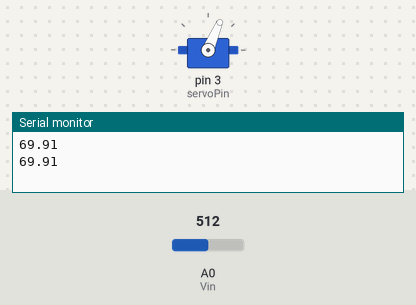
The sketch below on a simulated Arduino Uno, built with avr-gcc and run on an emulated ATmega328P. Parts: servo, the last lines printed to the serial monitor. Inputs (shaded band) come from the test bench; at power-on: A0 (Vin) = 512.

Above: at 2.8 s.
2.9 s: A0 (Vin) set to 716
4.5 s: A0 (Vin) set to 511
At 5.6 s:
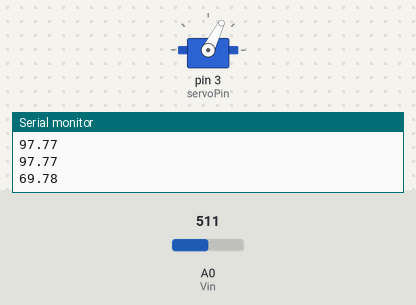
8.7 s: A0 (Vin) set to 306
At 10.0 s:
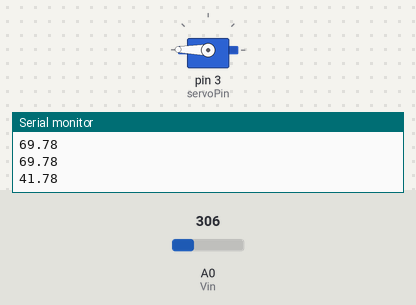
10.5 s: A0 (Vin) set to 900
At 11.6 s:
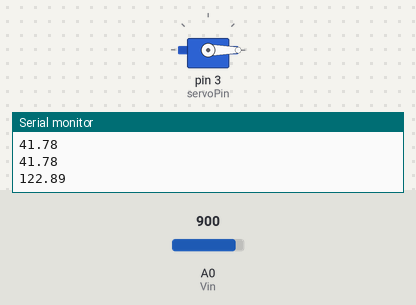
Timing chart, 0 to 13.5 s (numbered marks = the images above; inputs shaded):
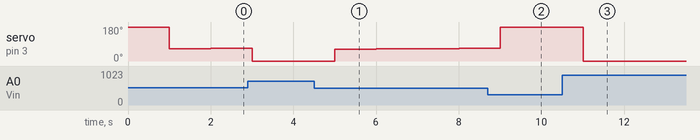

The sketch:

pt_100_2.ino
```cpp
/* This code calculates the temperature using a PT100,
 * Written by Roboro
 * Github: https://github.com/RonanB96/Read-Temp-From-PT100-With-Arduino
 * Circuit: https://circuits.io/circuits/2962051-reading-temperature-from-pt100/
 * Blog: https://roboroblog.wordpress.com
 * Instrustable Post:http://www.instructables.com/id/Reading-Temperature-From-PT100-Using-Arduino/
  */

// You'll need to download this timer library from here
// http://www.doctormonk.com/search?q=timer
#include <Servo.h>
#include "Timer.h"
#include <Wire.h>
int servoPin = 3;
// Define Variables
float V;
float temp;
float Rx;
Servo Servo1;

// Variables to convert voltage to resistance
float C = 100;
float slope = 10.756;

// Variables to convert resistance to temp
float R0 = 100.0;
float alpha = 0.00385;

int Vin = A0; // Vin is Analog Pin A0

Timer t; // Define Timer object


int temp_read_Delay = 500;
int real_temperature = 0;
int setpoint = 80;


float PID_error = 0;
float previous_error = 0;
float elapsedTime, Time, timePrev;
int PID_value = 0;
//PID constants
int kp = 203;   int ki= 7.2;   int kd = 1.04;
int PID_p = 0;    int PID_i = 0;    int PID_d = 0;

void setup() {
  Serial.begin(9600); // Set Baudrate at 9600
  pinMode(Vin,INPUT); // Make Vin Input
  t.every(100,takeReading); // Take Reading Every 100ms
   Servo1.attach(servoPin);
}

void loop() {
  t.update(); // Update Timer

  PID_error = setpoint - temp;        //Calculate the pid ERROR

    if(PID_error > 30)                              //integral constant will only affect errors below 30ºC
    {PID_i = 0;}

    PID_p = kp * PID_error;                         //Calculate the P value
    PID_i = PID_i + (ki * PID_error);               //Calculate the I value
    timePrev = Time;                    // the previous time is stored before the actual time read
    Time = millis();                    // actual time read
    elapsedTime = (Time - timePrev) / 1000;
    PID_d = kd*((PID_error - previous_error)/elapsedTime);  //Calculate the D value
    PID_value = PID_p + PID_i + PID_d;  //Calculate total PID value

if(PID_value < 0)
    {      PID_value = 0;       }
    if(PID_value > 7400)
    {      PID_value = 7400;    }

   Servo1.write(PID_value*0.02432);
  delay(1000);
}

void takeReading(){
  // Bits to Voltage
  V = (analogRead(Vin)/1023.0)*5.0; // (bits/2^n-1)*Vmax
  // Voltage to resistance
  Rx = V*slope+C; //y=mx+c
  // Resistance to Temperature
  temp= (Rx/R0-1.0)/alpha; // from Rx = R0(1+alpha*X)
  Serial.println(temp);
}
```

Measured:
- after the input at 4.5 s, servo on pin 3 (servoPin): 0° → 63° after 0.51 s, → 65° 1.0 s later, → 66° 1.0 s later, → 68° 1.0 s later
- after the input at 10.5 s, servo on pin 3 (servoPin): 179° → 0° after 0.51 s
